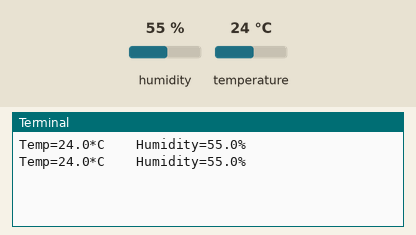
This program was run on a simulated Raspberry Pi (BCM pin numbers). Shown: the last lines printed to the terminal. The test bench sets the inputs (shaded band); at power-on: humidity 55 %, temperature 24 °C.

Above: at 1.2 s.
1.3 s: humidity set to 22 %
At 2.0 s:
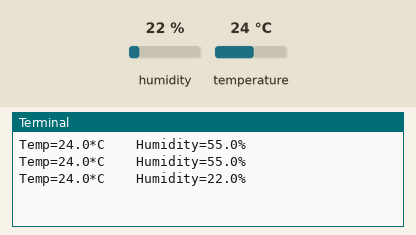
2.8 s: temperature set to 12 °C
At 3.6 s:
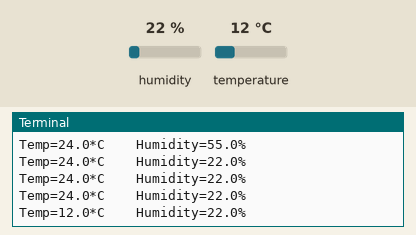
4.3 s: humidity set to 40 %
At 4.3 s:
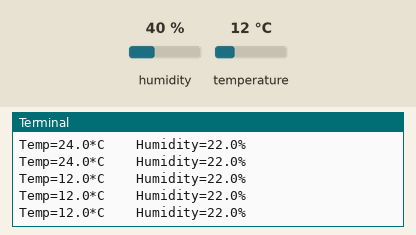
Timing chart, 0 to 7.3 s (numbered marks = the images above; inputs shaded):
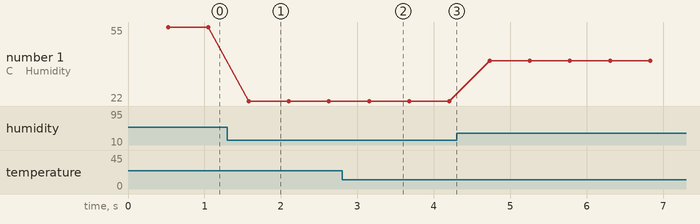

The program:

Lab2.4_DHTSensor.py
```python
"""
    *Update*
    sudo apt-get update
    sudo apt-get install build-essential python-dev

    * clone the Adafruit library *
    git clone https://github.com/adafruit/Adafruit_Python_DHT.git
    cd Adafruit_Python_DHT

    *  install the library for Python 2 and Python 3 *
    sudo python setup.py install
    sudo python3 setup.py install
"""
import RPi.GPIO as GPIO
import Adafruit_DHT

GPIO.setmode(GPIO.BCM)

DHT_SENSOR = Adafruit_DHT.DHT11
DHT_PIN = 4 #GPIO4
while True:
    humidity, temperature = Adafruit_DHT.read_retry(DHT_SENSOR, DHT_PIN)
    if humidity is not None and temperature is not None:
        print("Temp={0:0.1f}*C    Humidity={1:0.1f}%".format(temperature,humidity))
    else:
        print("Error!!! WARNING DATA FROM SENSOR")
```

Measured:
- after the input at 1.3 s, the terminal: prints a new line after 0.28 s (image 1)
- after the input at 2.8 s, the terminal: prints a new line after 0.35 s (image 2)
- plotted number 1: 55 → 22 after the input at 1.3 s, 22 → 40 after the input at 4.3 s
